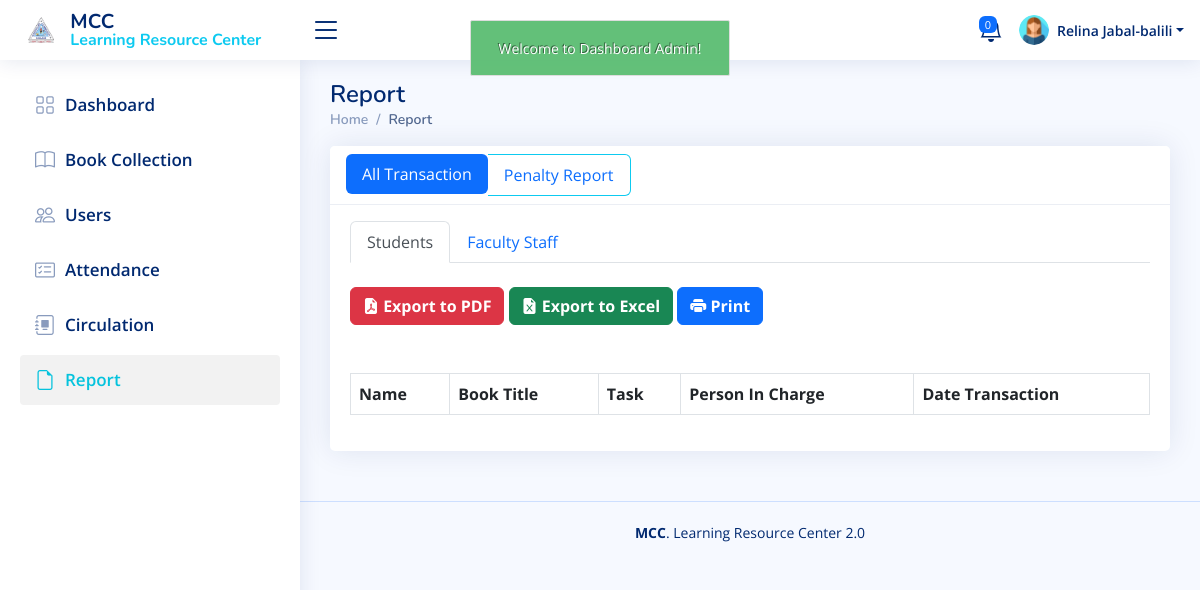
Page /admin/report.php (signed in) on the earlier database version.
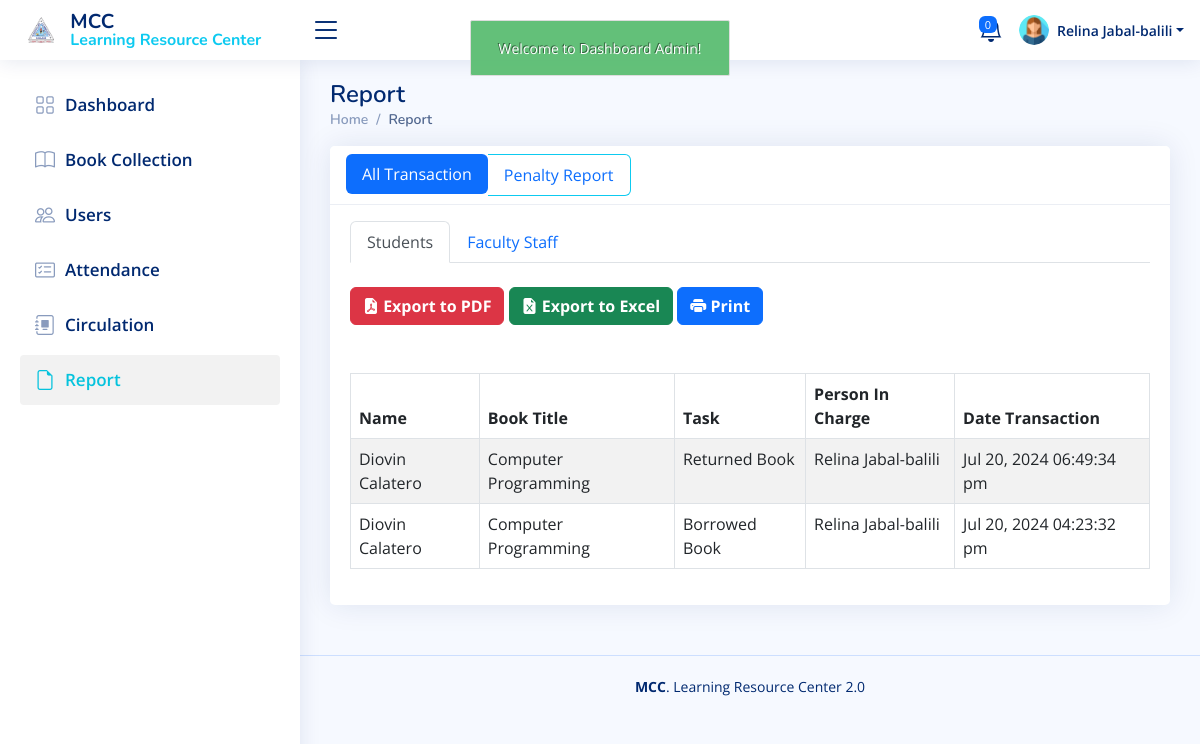
Same page on the later database version.
### tables this page shows
CREATE TABLE `report` (
  `report_id` int(11) NOT NULL,
  `book_id` int(11) NOT NULL,
  `user_id` int(11) NOT NULL,
  `faculty_id` int(11) NOT NULL,
  `admin_name` varchar(100) NOT NULL,
  `detail_action` varchar(100) NOT NULL,
  `date_transaction` datetime NOT NULL
);

CREATE TABLE `user` (
  `user_id` int(11) NOT NULL,
  `user_log_id` int(11) NOT NULL,
  `lastname` varchar(45) NOT NULL,
  `firstname` varchar(45) NOT NULL,
  `middlename` varchar(45) NOT NULL,
  `gender` varchar(20) NOT NULL,
  `course` varchar(45) NOT NULL,
  `address` varchar(100) NOT NULL,
  `cell_no` varchar(25) NOT NULL,
  `birthdate` varchar(45) NOT NULL,
  `email` varchar(50) NOT NULL,
  `year_level` varchar(45) NOT NULL,
  `student_id_no` varchar(45) NOT NULL,
  `password` varchar(255) NOT NULL,
  `cpassword` varchar(255) NOT NULL,
  `role_as` varchar(50) NOT NULL,
  `status` varchar(50) NOT NULL,
  `user_added` datetime NOT NULL,
  `qr_code` varchar(255) NOT NULL,
  `verify_token` varchar(255) NOT NULL,
  `token_used` tinyint(1) DEFAULT 0
);

CREATE TABLE `book` (
  `book_id` int(11) NOT NULL,
  `call_number` varchar(50) NOT NULL,
  `accession_number` varchar(50) NOT NULL,
  `title` varchar(150) NOT NULL,
  `category_id` int(11) NOT NULL,
  `author` varchar(50) NOT NULL,
  `copyright_date` varchar(20) NOT NULL,
  `publisher` varchar(50) NOT NULL,
  `place_publication` varchar(50) NOT NULL,
  `isbn` varchar(50) NOT NULL,
  `barcode` varchar(50) NOT NULL,
  `book_image` varchar(100) NOT NULL,
  `date_added` datetime NOT NULL,
  `status` varchar(50) NOT NULL,
  `status_hold` varchar(50) NOT NULL
);

### admin/report.php (the view, shortened to what the changed rows need)
<?php
require_once('authentication.php');
include('includes/header.php');
?>
<main id="main" class="main" data-aos="fade-down">
    <div class="pagetitle">
        <h1>Report</h1>
    </div>
    <section class="section">
        <div class="row">
            <div class="col-lg-12">
                <div class="card">
                    <div class="card-body">
                        <div class="table-responsive mt-3">
                            <div class="tab-content mt-3" id="myTabContent">
                                <div class="tab-pane fade show active" id="student-tab-pane">
                                    <br><br>
                                    <table id="myDataTable" cellpadding="0" cellspacing="0" border="0" class="table table-striped table-bordered">
                                        <thead>
                                            <tr>
                                                <th>Name</th>
                                                <th>Book Title</th>
                                                <th>Task</th>
                                                <th>Person In Charge</th>
                                                <th>Date Transaction</th>
                                            </tr>
                                        </thead>
                                        <tbody>
                                            <?php
                                            $result= mysqli_query($con,"SELECT * from report
                                            LEFT JOIN book ON report.book_id = book.book_id
                                            LEFT JOIN user ON report.user_id = user.user_id
                                            order by report.report_id DESC ");
                                            while ($row= mysqli_fetch_array ($result) ){
                                                $user_name=$row['firstname']." ".$row['lastname'];
                                            ?>
                                            <?php if(isset($row['user_id'])) :?>
                                            <tr>
                                                <td><?php echo $user_name; ?></td>
                                                <td><?php echo $row['title']; ?></td>
                                                <td><?php echo $row['detail_action']; ?></td>
                                                <td><?php echo $row['admin_name']; ?></td>
                                                <td><?php echo date("M d, Y h:i:s a",strtotime($row['date_transaction'])); ?></td>
                                            </tr>
                                            <?php endif; ?>
                                            <?php } ?>
                                        </tbody>
                                    </table>
                                </div>
                            </div>
                        </div>
                    </div>
                </div>
            </div>
        </div>
    </section>
</main>

Differences in the rows shown:
added report: user.lastname "Diovin Calatero", book.title "Computer Programming", detail_action "Returned Book", admin_name "Relina Jabal-balili", date_transaction "Jul 20, 2024 06:49:34 pm"
added report: user.lastname "Diovin Calatero", book.title "Computer Programming", detail_action "Borrowed Book", admin_name "Relina Jabal-balili", date_transaction "Jul 20, 2024 04:23:32 pm"
